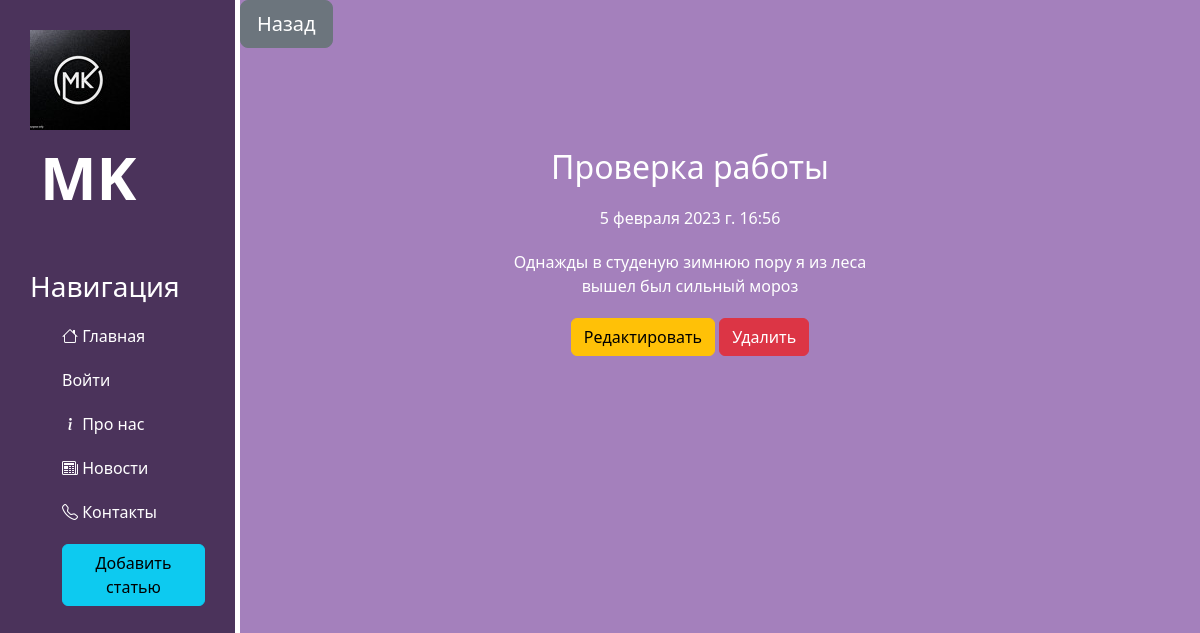
Screenshot of /news/1 with the database file from the repository.
### news/models.py (models this page shows, shortened)
class Articles(models.Model):
    title = models.CharField('Название', max_length=50)
    anons = models.CharField('Анонс', max_length=250)
    full_text = models.TextField('Статья')
    date = models.DateTimeField('Дата публикации')
    class Meta:
        verbose_name = 'Новость'
        verbose_name_plural = 'Новости'

### news/views.py (the view)
class NewsDetailView(DetailView):
    model = Articles
    template_name = 'news/details_view.html'
    context_object_name = 'article'

### news/templates/news/details_view.html (shortened to what this page needs)
{% extends 'main/layout.html' %}
{% block content%}
    <a href="{% url 'home' %}" class="btn btn-secondary btn-lg" disabled>Назад</a>
    <div class="features">
        <h2>{{ article.title }}</h2>
        <p>{{ article.date }}</p>
        <p>{{ article.full_text }}</p>
        <a href="{% url 'news-update' article.id %}" class="btn btn-warning">Редактировать</a>
        <a href="{% url 'news-delete' article.id %}" class="btn btn-danger">Удалить</a>
    </div>
{% endblock %}

### main/static/main/css/main.css (style rules this page uses)
body { background: #A480BC; }
main .features { float: left; color: #fff; margin-top: 100px; text-align: center; width: 75%; }
main .features p { max-width: 400px; margin: 20px auto; }

### rows the page displays
Articles: title "Проверка работы", date "5 февраля 2023 г. 16:56", full_text "Однажды в студеную зимнюю пору я из леса вышел был сильный мороз"
